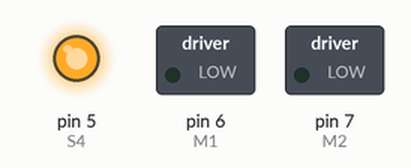
This sketch was run on a simulated Arduino Uno, built with avr-gcc and run on an emulated ATmega328P. On the bench: switched loads named in the sketch (green lamp = pin HIGH), output pins drawn as LEDs (lit = HIGH). Pins used as bus, display or sensor lines are not drawn.

Above: at 0.2 s.
At 18.78 s:
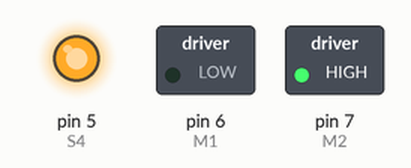
At 38.1 s:
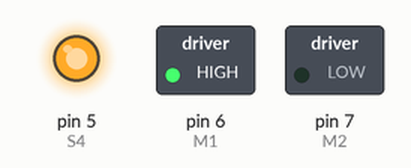
Timing chart, 0 to 38.5 s (numbered marks = the images above):
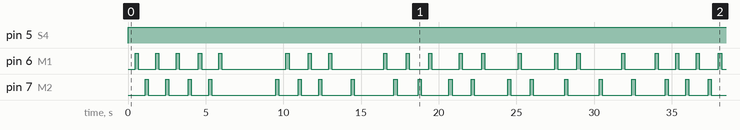

The sketch:

motor_test_arduino.ino
```cpp
// Chime Project Code
// Motor Testing
// Author: Jessica Panuccio
// Arduino

// initialization
  // solenoids
    int S1 = 2;    // S1 LED, used for Eb6 and F6
    int S2 = 3;    // S2 LED, used for G6 and Bb6
    int S3 = 4;    // S3 LED. used for C7 and Eb7
    int S4 = 5;    // S4 LED, used for F7 and G7
  // motor
    int M1 = 6;    //
    int M2 = 7;    //
  // rhythm
    int var = 1000; // variable adjusts tempo
    int num = 1;
    int eighth = var/8;
    int quarter = var/4;
    int whole = var;
    int move_forward = 200; // variable adjusts how long motor turns, aka how much belt moves
    int move_backward = 200;
    int var_motor = var/3;
    int note_pause = var/3; //pause after note plays and motor moves
  /*  Here is a diagram of the chimes and moving solenoid belt
   *    notes               Eb6  F6  G6  Bb6 C7  Eb7 F7  G7
   *    left position belt   S1      S2      S3      S4
   *    right position belt      S1      S2      S3      S4
   *    lpb = left position belt;
   *    rpb = right position belt;
   *
    */
void setup()
  {
    // put your setup code here, to run once:
    pinMode(S1, OUTPUT);
    pinMode(S2, OUTPUT);
    pinMode(S3, OUTPUT);
    pinMode(S4, OUTPUT);
    pinMode(M1, OUTPUT);
    pinMode(M2, OUTPUT);
  }
// FUNCTIONS
      void solenoids_out()
        { for (int i=2;i<=5;i++){digitalWrite(i,LOW);} }
      void solenoids_in()
        { for (int i=2;i<=5;i++){digitalWrite(i,HIGH);} }
      void motors_off()
        {
          digitalWrite(M1, LOW);
          digitalWrite(M2, LOW);
        }
      void play_all_quarter()
        {
          solenoids_out();
          delay(quarter);
          solenoids_in();
        }
      void move_right()      // rpb, formally cw
        {
          digitalWrite(M1, HIGH);
          digitalWrite(M2, LOW);
          delay(move_forward);
          digitalWrite(M1, LOW);
          //    play_all_quarter();   //line is only for testing
        }
      void move_left()     // lpb, formally ccw
        {
          digitalWrite(M2, HIGH);
          digitalWrite(M1, LOW);
          delay(move_backward);
          digitalWrite(M2, LOW);
          //    play_all_quarter();   //line is only for testing
        }


// MAIN
void loop()
  {
    // put your main code here, to run repeatedly:
    // initialize positions
         // motors off
            motors_off;
        // sucks all solenoids in
            solenoids_in();

        /*
        // test  moves side to side, each time enacting solenoids
        for(int i=1; i<10; i++)
        {
            // move clockwise
                move_cw();
            // pause
                    delay(var*2);
            // move counter-clockwise
                move_ccw();
            // pause
                    delay(var*2);
        }
        */


// Whole Song
        // put your main code here, to run repeatedly:
      // song lyrics are quoted notations
      /* sample format to copy and paste
      // "__", __
        // move belt to _pb
          digitalWrite(S_, HIGH);
          delay(_);
          digitalWrite(S_, LOW);
     */

  // verse
     // "we", C7
        // move belt to lpb
          // Should start in default lpb
          digitalWrite(S3, LOW);
          delay(eighth);
          digitalWrite(S3, HIGH);
          delay(note_pause);
     // "(we)ee", Bb6
        // move belt to rpb
          move_right();
          digitalWrite(S2, LOW);
          delay(eighth);
          digitalWrite(S2, HIGH);
          delay(note_pause);
     // "get", C7
        // move belt to lpb
          move_left();
          digitalWrite(S3, LOW);
          delay(eighth);
          digitalWrite(S3, HIGH);
          delay(note_pause);
     // "it", Eb7
        // move belt to rpb
          move_right();
          digitalWrite(S3, LOW);
          delay(eighth);
          digitalWrite(S3, HIGH);
          delay(note_pause);
      // "on", G6
        // move belt to lpb
          move_left();
          digitalWrite(S2, LOW);
          delay(eighth);
          digitalWrite(S2, HIGH);
          delay(note_pause);
      // "(on)nnn", F6
        // move belt to rpb
          move_right();
          digitalWrite(S1, LOW);
          delay(quarter);
          digitalWrite(S1, HIGH);
          delay(note_pause);
      // "most", Eb6
        // move belt to lpb
          move_left();
          digitalWrite(S1, LOW);
          delay(eighth);
          digitalWrite(S1, HIGH);
          delay(note_pause);
      // "ev-", F6
        // move belt to rpb
          move_right();
          digitalWrite(S1, LOW);
          delay(eighth);
          digitalWrite(S1, HIGH);
          delay(note_pause);
      // "'ry", Eb6
        // move belt to lpb
          move_left();
          digitalWrite(S1, LOW);
          delay(eighth);
          digitalWrite(S1, HIGH);
          delay(note_pause);
      // "night", F6
        // move belt to rpb
          move_right();
          digitalWrite(S1, LOW);
          delay(eighth);
          digitalWrite(S1, HIGH);
          delay(note_pause);

      // rest
          delay(whole*3);

      // "when", Eb6
        // move belt to lpb
          move_left();
          digitalWrite(S1, LOW);
          delay(eighth);
          digitalWrite(S1, HIGH);
          delay(note_pause);
      // "that", F6
        // move belt to rpb
          move_right();
          digitalWrite(S1, LOW);
          delay(quarter);
          digitalWrite(S1, HIGH);
          delay(note_pause);
      // "moon", G6
        // move belt to lpb
          move_left();
          digitalWrite(S2, LOW);
          delay(eighth);
          digitalWrite(S2, HIGH);
          delay(note_pause);
      // "is", Bb6
        // move belt to rpb
          move_right();
          digitalWrite(S2, LOW);
          delay(eighth);
          digitalWrite(S2, HIGH);
          delay(note_pause);
      // "(is)ss", G6
        // move belt to lpb
          move_left();
          digitalWrite(S2, LOW);
          delay(eighth);
          digitalWrite(S2, HIGH);
          delay(note_pause);
       // "big", Bb6
        // move belt to rpb
          move_right();
          digitalWrite(S2, LOW);
          delay(quarter);
          digitalWrite(S2, HIGH);
          delay(note_pause);
       // "and", Bb6
        // move belt to rpb
          //already right, keep or delete delay to equalize
          delay(move_forward);
          digitalWrite(S2, LOW);
          delay(eighth);
          digitalWrite(S2, HIGH);
          delay(note_pause);
       // "(and)ddd", G6
        // move belt to lpb
          move_left();
          digitalWrite(S2, LOW);
          delay(eighth);
          digitalWrite(S2, HIGH);
          delay(note_pause);
       // "bright", C7
        // move belt to lpb
          //already left, keep or delete delay to equalize
          delay(move_backward);
          digitalWrite(S3, LOW);
          delay(quarter);
          digitalWrite(S3, HIGH);
          delay(note_pause);
       // "it's", C7
        // move belt to lpb
          //already left, keep or delete delay to equalize
          delay(move_backward);
          digitalWrite(S3, LOW);
          delay(eighth);
          digitalWrite(S3, HIGH);
          delay(note_pause);
       // "a", Bb6
        // move belt to rpb
          move_right();
          digitalWrite(S2, LOW);
          delay(eighth);
          digitalWrite(S2, HIGH);
          delay(note_pause);
       // "su-", C7
        // move belt to lpb
          move_left();
          digitalWrite(S3, LOW);
          delay(quarter);
          digitalWrite(S3, HIGH);
          delay(note_pause);
       // "-per", Eb7
        // move belt to rpb
          move_right();
          digitalWrite(S3, LOW);
          delay(quarter);
          digitalWrite(S3, HIGH);
          delay(note_pause);
       // "-na", G6
        // move belt to lpb
          move_left();
          digitalWrite(S2, LOW);
          delay(eighth);
          digitalWrite(S2, HIGH);
          delay(note_pause);
       // "(aa)", F6
        // move belt to rpb
          move_right();
          digitalWrite(S1, LOW);
          delay(eighth);
          digitalWrite(S1, HIGH);
          delay(note_pause);
       // "-tu-", F6
        // move belt to rpb
          //already right, keep or delete delay to equalize
          delay(move_forward);
          digitalWrite(S1, LOW);
          delay(eighth);
          digitalWrite(S1, HIGH);
          delay(note_pause);
       // "(uu)", Eb6
        // move belt to lpb
          move_left();
          digitalWrite(S1, LOW);
          delay(eighth);
          digitalWrite(S1, HIGH);
          delay(note_pause);
       // "-ral", F6
        // move belt to rpb
          move_right();
          digitalWrite(S1, LOW);
          delay(quarter);
          digitalWrite(S1, HIGH);
          delay(note_pause);
       // "de", Eb6
        // move belt to lpb
          move_left();
          digitalWrite(S1, LOW);
          delay(eighth);
          digitalWrite(S1, HIGH);
          delay(note_pause);
       // "-light", F6
        // move belt to rpb
          move_right();
          digitalWrite(S1, LOW);
          delay(quarter);
          digitalWrite(S1, HIGH);
          delay(note_pause);
       // rest
          delay(eighth);
       // "Ev-", F6
        // move belt to rpb
          //already right, keep or delete delay to equalize
          delay(move_forward);
          digitalWrite(S1, LOW);
          delay(quarter);
          digitalWrite(S1, HIGH);
          delay(note_pause);
       // "ry", Eb6
        // move belt to lpb
          move_left();
          digitalWrite(S1, LOW);
          delay(eighth);
          digitalWrite(S1, HIGH);
          delay(note_pause);
       // "bod", F6
        // move belt to rpb
          move_right();
          digitalWrite(S1, LOW);
          delay(quarter);
          digitalWrite(S1, HIGH);
          delay(note_pause);
       // "-y's", Eb6
        // move belt to lpb
          move_left();
          digitalWrite(S1, LOW);
          delay(quarter);
          digitalWrite(S1, HIGH);
          delay(note_pause);
       // "Danc-", G6
        // move belt to lpb
          //already left, keep or delete delay to equalize
          delay(move_backward);
          digitalWrite(S2, LOW);
          delay(quarter);
          digitalWrite(S2, HIGH);
          delay(note_pause);
       // "-ing", Bb6
        // move belt to rpb
          move_right();
          digitalWrite(S2, LOW);
          delay(eighth);
          digitalWrite(S2, HIGH);
          delay(note_pause);
       // "(gg)", G6
        // move belt to lpb
          move_left();
          digitalWrite(S2, LOW);
          delay(quarter);
          digitalWrite(S2, HIGH);
          delay(note_pause);
       // "in", Bb6
        // move belt to rpb
          move_right();
          digitalWrite(S2, LOW);
          delay(quarter);
          digitalWrite(S2, HIGH);
          delay(note_pause);
       // "the", Bb6
        // move belt to rpb
          //already right, keep or delete delay to equalize
          delay(move_forward);
          digitalWrite(S2, LOW);
          delay(eighth);
          digitalWrite(S2, HIGH);
          delay(note_pause);
       // "(ee)", G6
        // move belt to lpb
          move_left();
          digitalWrite(S2, LOW);
          delay(eighth);
          digitalWrite(S2, HIGH);
          delay(note_pause);
       // "moon", C7
        // move belt to lpb
          //already left, keep or delete delay to equalize
          delay(move_backward);
          digitalWrite(S3, LOW);
          delay(quarter);
          digitalWrite(S3, HIGH);
          delay(note_pause);
       // "light", F6
        // move belt to rpb
          move_right();
          digitalWrite(S1, LOW);
          delay(eighth);
          digitalWrite(S1, HIGH);
          delay(note_pause);
       // "(ight)", Eb6
        // move belt to lpb
          move_left();
          digitalWrite(S1, LOW);
          delay(quarter);
          digitalWrite(S1, HIGH);
          delay(note_pause);
       // rest
          delay(quarter);
    /* sample format to copy and paste
      // "__", __
        // move belt to _pb
          digitalWrite(S_, HIGH);
          delay(_);
          digitalWrite(S_, LOW);
     */
     /*
  // chorus
        // "Danc", G7
          // move belt to rpb
            digitalWrite(S4, LOW);
            delay(eighth);
            digitalWrite(S4, HIGH);
        // "(ccc)", F7
          // move belt to lpb
            digitalWrite(S4, LOW);
            delay(eighth);
            digitalWrite(S4, HIGH);
         // "-ing", F7
          // move belt to lpb
            digitalWrite(S4, LOW);
            delay(eighth);
            digitalWrite(S4, HIGH);
         // "in", F7
          // move belt to lpb
            digitalWrite(S4, LOW);
            delay(eighth);
            digitalWrite(S4, HIGH);
         // "the", Eb7
          // move belt to rpb
            digitalWrite(S3, LOW);
            delay(eighth);
            digitalWrite(S3, HIGH);
         // "moon", Eb7
          // move belt to rpb
            digitalWrite(S3, LOW);
            delay(quarter);
            digitalWrite(S3, HIGH);
         // "light", G7
          // move belt to rpb
            digitalWrite(S4, LOW);
            delay(quarter);
            digitalWrite(S4, HIGH);
         // rest
            delay(eighth);
         // "Ev-", F7
          // move belt to lpb
            digitalWrite(S4, LOW);
            delay(eighth);
            digitalWrite(S4, HIGH);
         // "ry", Eb7
          // move belt to rpb
            digitalWrite(S3, LOW);
            delay(eighth);
            digitalWrite(S3, HIGH);
         // "bod", F7
          // move belt to lpb
            digitalWrite(S4, LOW);
            delay(quarter);
            digitalWrite(S4, HIGH);
         // "-(d)y", Eb7
          // move belt to rpb
            digitalWrite(S3, LOW);
            delay(quarter);
            digitalWrite(S3, HIGH);
         // "feel", G7
          // move belt to rpb
            digitalWrite(S4, LOW);
            delay(quarter);
            digitalWrite(S4, HIGH);
         // "-ing", F7
          // move belt to lpb
            digitalWrite(S4, LOW);
            delay(quarter);
            digitalWrite(S4, HIGH);
         // "warm", F7
          // move belt to lpb
            digitalWrite(S4, LOW);
            delay(quarter);
            digitalWrite(S4, HIGH);
         // "and", Eb7
          // move belt to rpb
            digitalWrite(S3, LOW);
            delay(quarter);
            digitalWrite(S3, HIGH);
         // "bright", Eb7
          // move belt to rpb
            digitalWrite(S3, LOW);
            delay(quarter);
            digitalWrite(S3, HIGH);
         // "it", C7
          // move belt to lpb
            digitalWrite(S3, LOW);
            delay(quarter);
            digitalWrite(S3, HIGH);
         // "'s", Bb6
          // move belt to rpb
            digitalWrite(S2, LOW);
            delay(eighth);
            digitalWrite(S2, HIGH);
         // "such", C7
          // move belt to lpb
            digitalWrite(S3, LOW);
            delay(quarter);
            digitalWrite(S3, HIGH);
         // "a", Eb7
          // move belt to rpb
            digitalWrite(S3, LOW);
            delay(quarter);
            digitalWrite(S3, HIGH);
         // "fine", G7
          // move belt to rpb
            digitalWrite(S4, LOW);
            delay(eighth);
            digitalWrite(S4, HIGH);
         // "-ee", F7
          // move belt to lpb
            digitalWrite(S4, LOW);
            delay(quarter);
            digitalWrite(S4, HIGH);
         // "and", Eb7
          // move belt to rpb
            digitalWrite(S3, LOW);
            delay(eighth);
            digitalWrite(S3, HIGH);
         // "na", F7
          // move belt to lpb
            digitalWrite(S4, LOW);
            delay(eighth);
            digitalWrite(S4, HIGH);
         // "-tural", Eb7
          // move belt to rpb
            digitalWrite(S3, LOW);
            delay(eighth);
            digitalWrite(S3, HIGH);
         // "sight", F7
          // move belt to lpb
            digitalWrite(S4, LOW);
            delay(eighth);
            digitalWrite(S4, HIGH);
         // rest
            delay(quarter+eighth);

          // "Ev", F7
          // move belt to lpb
            digitalWrite(S4, LOW);
            delay(eighth);
            digitalWrite(S4, HIGH);
         // "'ry", Eb7
          // move belt to rpb
            digitalWrite(S3, HIGH);
            delay(eighth);
            digitalWrite(S3, LOW);
         // "-bod-", F7
          // move belt to lpb
            digitalWrite(S4, HIGH);
            delay(quarter);
            digitalWrite(S4, LOW);
         // "-y's", Eb7
          // move belt to rpb
            digitalWrite(S3, HIGH);
            delay(quarter);
            digitalWrite(S3, LOW);
         // "Danc", G7
          // move belt to rpb
            digitalWrite(S4, HIGH);
            delay(quarter);
            digitalWrite(S4, LOW);
         // "-ing", F7
          // move belt to lpb
            digitalWrite(S4, HIGH);
            delay(quarter);
            digitalWrite(S4, LOW);
         // "in", F7
          // move belt to lpb
            digitalWrite(S4, HIGH);
            delay(quarter);
            digitalWrite(S4, LOW);
         // "the", Eb7
          // move belt to rpb
            digitalWrite(S3, HIGH);
            delay(quarter);
            digitalWrite(S3, LOW);
         // "moon", G7
          // move belt to rpb
            digitalWrite(S4, HIGH);
            delay(quarter+eighth);
            digitalWrite(S4, LOW);
         // "li", F7
          // move belt to lpb
            digitalWrite(S4, HIGH);
            delay(eighth);
            digitalWrite(S4, LOW);
         // "-ight", Eb7
          // move belt to rpb
            digitalWrite(S3, HIGH);
            delay(quarter+eighth);
            digitalWrite(S3, LOW);
         // rest
            delay(quarter);
            */
  }
```

Measured:
- by itself, pin 5 (S4): LOW → HIGH at 0.00 s
- by itself, pin 6 (M1), pin 7 (M2): moves between LOW and HIGH, repeating every 33.5 s
- by itself, everything shown: repeats every 33.5 s, in 68 steps
